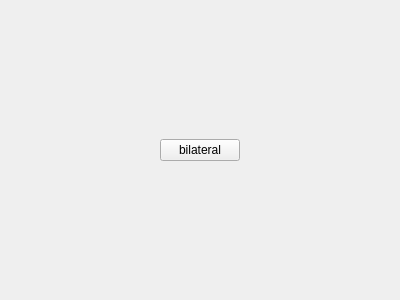
<?xml version="1.0" encoding="UTF-8"?>
<ui version="4.0">
 <class>bilateral</class>
 <widget class="QWidget" name="bilateral">
  <property name="geometry">
   <rect>
    <x>0</x>
    <y>0</y>
    <width>400</width>
    <height>300</height>
   </rect>
  </property>
  <property name="windowTitle">
   <string>Form</string>
  </property>
  <layout class="QGridLayout" name="gridLayout">
   <item row="0" column="0">
    <spacer name="horizontalSpacer_2">
     <property name="orientation">
      <enum>Qt::Horizontal</enum>
     </property>
     <property name="sizeHint" stdset="0">
      <size>
       <width>141</width>
       <height>20</height>
      </size>
     </property>
    </spacer>
   </item>
   <item row="0" column="1">
    <widget class="QPushButton" name="bilateral_2">
     <property name="text">
      <string>bilateral</string>
     </property>
    </widget>
   </item>
   <item row="0" column="2">
    <spacer name="horizontalSpacer">
     <property name="orientation">
      <enum>Qt::Horizontal</enum>
     </property>
     <property name="sizeHint" stdset="0">
      <size>
       <width>141</width>
       <height>20</height>
      </size>
     </property>
    </spacer>
   </item>
  </layout>
 </widget>
 <resources/>
 <connections/>
</ui>
